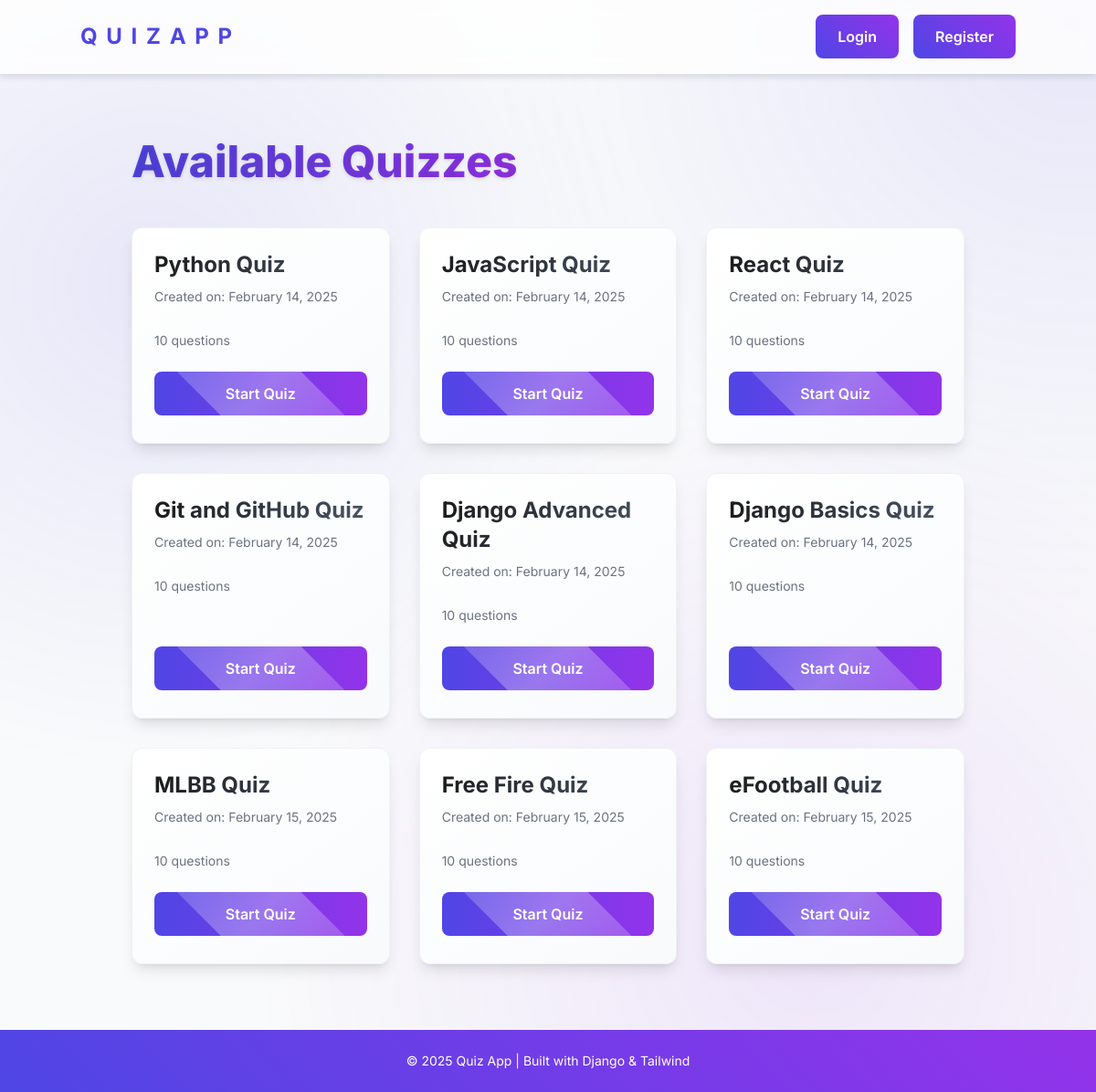
The app's page /, older data.
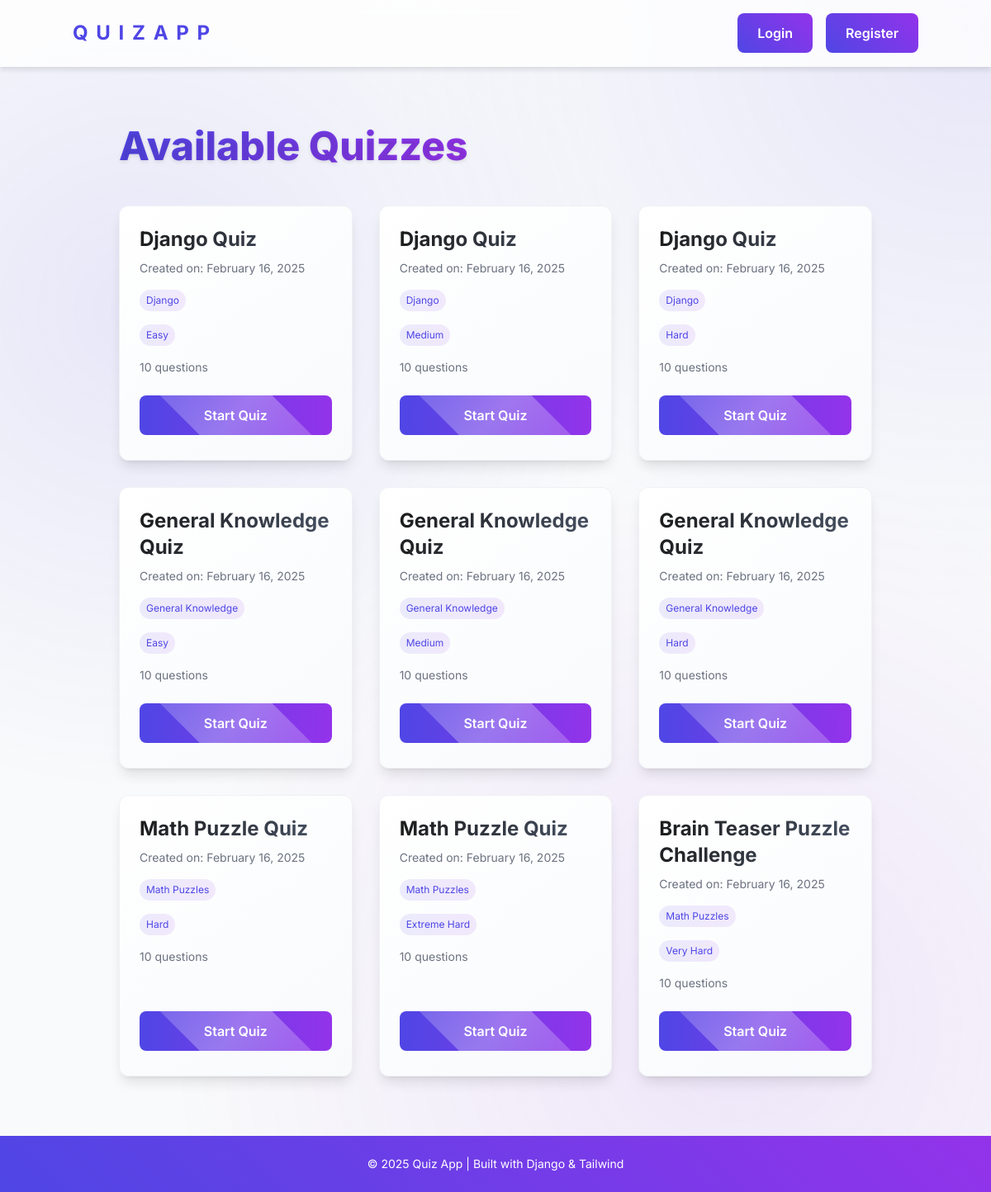
The same page, newer data.
### quiz/models.py (models this page shows, shortened)
class Quiz(models.Model):
    title = models.CharField(max_length=200)
    category = models.ForeignKey(Category, on_delete=models.SET_NULL, null=True, related_name="quizzes")
    difficulty = models.ForeignKey(DifficultyLevel, on_delete=models.SET_NULL, null=True, related_name="quizzes")
    created_at = models.DateTimeField(auto_now_add=True)

class Category(models.Model):
    name = models.CharField(max_length=100, unique=True)

class DifficultyLevel(models.Model):
    level = models.CharField(max_length=50, unique=True)

### quiz/views.py (the view)
# urls.py: path("", views.quiz_list, name="quiz_list"),
def quiz_list(request):
    category_filter = request.GET.get('category')
    difficulty_filter = request.GET.get('difficulty')
    quizzes = Quiz.objects.all()
    if category_filter:
        quizzes = quizzes.filter(category__name=category_filter)
    if difficulty_filter:
        quizzes = quizzes.filter(difficulty__level=difficulty_filter)
    categories = Category.objects.all()
    difficulty_levels = DifficultyLevel.objects.all()
    context = {
        "quizzes": quizzes,
        "categories": categories,
        "difficulty_levels": difficulty_levels,
        "selected_category": category_filter,
        "selected_difficulty": difficulty_filter,
    }
    return render(request, "quiz/quiz_list.html", context)

### quiz/templates/quiz/quiz_list.html (shortened to what this page needs)
{% extends "layout.html" %}
{% block content %}
<div class="max-w-6xl mx-auto px-4 sm:px-6 lg:px-8 py-12">
    <h1 class="page-title text-5xl font-extrabold text-center mb-12">Available Quizzes</h1>
    {% if quizzes %}
        <div class="grid grid-cols-1 md:grid-cols-2 lg:grid-cols-3 gap-8">
            {% for quiz in quizzes %}
                <div class="quiz-card rounded-xl shadow-lg p-6">
                    <div class="card-content">
                        <div class="card-header">
                            <h2 class="text-2xl font-bold mb-2">{{ quiz.title }}</h2>
                            <div class="card-metadata">
                                <span>Created on: {{ quiz.created_at|date:"F d, Y" }}</span>
                            </div>
                        </div>
                        <div class="card-body">
                            {% if quiz.category %}
                                <div class="flex flex-wrap gap-2 mb-4">
                                    <span class="quiz-tag">{{ quiz.category.name }}</span>
                                </div>
                            {% endif %}
                            {% if quiz.difficulty %}
                                <div class="flex flex-wrap gap-2 mb-4">
                                    <span class="quiz-tag">{{ quiz.difficulty.level }}</span>
                                </div>
                            {% endif %}
                            {% if quiz.questions.count %}
                                <p class="text-sm text-gray-500 mt-3">
                                    <span>{{ quiz.questions.count }} questions</span>
                                </p>
                            {% endif %}
                        </div>
                        <div class="card-footer">
                            <a href="{% url 'take_quiz' quiz.id %}"
                               class="gradient-button inline-block text-white px-6 py-3 rounded-lg font-semibold transition-all">
                                Start Quiz
                            </a>
                        </div>
                    </div>
                </div>
            {% endfor %}
        </div>
    {% endif %}
</div>
{% endblock %}

Row changes from the older to the newer data that the page shows:
removed Quiz: created_at "February 14, 2025", questions.count "10"
removed Quiz: created_at "February 14, 2025", questions.count "10"
removed Quiz: created_at "February 14, 2025", questions.count "10"
removed Quiz: created_at "February 14, 2025", questions.count "10"
removed Quiz: created_at "February 14, 2025", questions.count "10"
removed Quiz: created_at "February 14, 2025", questions.count "10"
removed Quiz: created_at "February 15, 2025", questions.count "10"
removed Quiz: created_at "February 15, 2025", questions.count "10"
removed Quiz: created_at "February 15, 2025", questions.count "10"
added Quiz: created_at "February 16, 2025", category.name "Django", difficulty.level "Easy", questions.count "10"
added Quiz: created_at "February 16, 2025", category.name "Django", difficulty.level "Medium", questions.count "10"
added Quiz: created_at "February 16, 2025", category.name "Django", difficulty.level "Hard", questions.count "10"
added Quiz: created_at "February 16, 2025", category.name "General Knowledge", difficulty.level "Easy", questions.count "10"
added Quiz: created_at "February 16, 2025", category.name "General Knowledge", difficulty.level "Medium", questions.count "10"
added Quiz: created_at "February 16, 2025", category.name "General Knowledge", difficulty.level "Hard", questions.count "10"
added Quiz: created_at "February 16, 2025", category.name "Math Puzzles", difficulty.level "Hard", questions.count "10"
added Quiz: created_at "February 16, 2025", category.name "Math Puzzles", difficulty.level "Extreme Hard", questions.count "10"
added Quiz: created_at "February 16, 2025", category.name "Math Puzzles", difficulty.level "Very Hard", questions.count "10"
